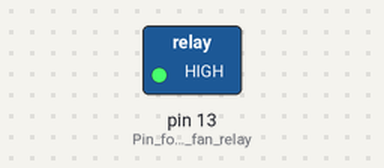
Bench run of a sketch on a simulated Arduino Uno, built with avr-gcc and run on an emulated ATmega328P. On the bench: switched loads named in the sketch (green lamp = pin HIGH).

Above: at 1.5 s.
At 5.5 s:
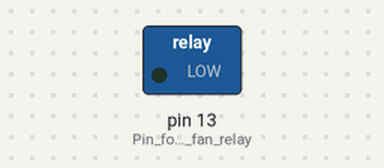
Timing chart, 0 to 10.4 s (numbered marks = the images above):
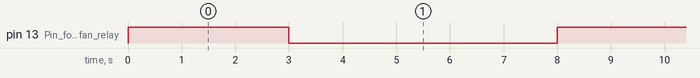

The sketch:

Fanspin.ino
```cpp
void setup() {
  // put your setup code here, to run once:
  pinMode(13, OUTPUT); //Pin for the fan relay
}

void loop() {
  // put your main code here, to run repeatedly:
  digitalWrite(13, HIGH);   //sets fan to spin
  delay(3000);              //lets fan spin for 3 secconds
  digitalWrite(13, LOW);    //stops fan from spinning
  delay(5000);
}
```

Measured:
- by itself, pin 13 (Pin_for_the_fan_relay): alternates HIGH for 3.0 s and LOW for 5.0 s
